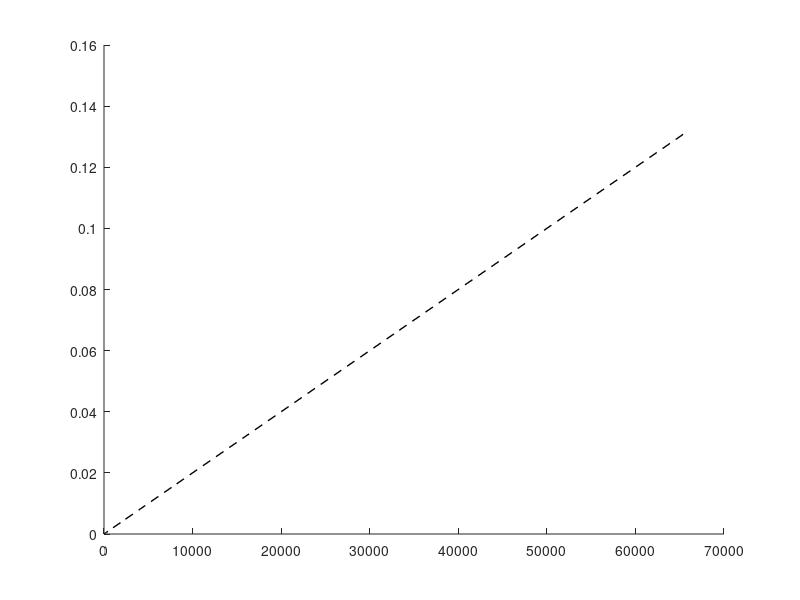

Here is the MATLAB script that generated this plot: (Note: this script raises an error after producing the figure.)
for pass = 3
  switch pass
  case 1
    tit = 'Log-log plot of \nabla (llt) runtime';
    meths = {'eigen','tinyad','tinyremo'};
    D = [2 6.64949e-06 2.69413e-07 1.8096e-06
    4 1.92308e-05 1.76907e-06 5.24044e-06
    8 7.81894e-05 2.8162e-05 2.04587e-05
    16 0.000185301 0.000427279 9.161e-05
    32 0.000949619 0.00984386 0.00058212
    64 0.00592546 0.337963 0.00258134];
  case 2
    tit = 'Log-log plot of \nabla^2 (llt) runtime';
    meths = {'tinyad','tinyremo'};
    D = [2 1.09673e-07 5.21898e-06
    4 1.76907e-06 2.44403e-05
    8 2.75302e-05 0.000179689
    16 0.000432031 0.00114989
    32 0.00994142 0.0121569
    64 0.347589 0.109768];
  case 3
    tit = 'Log-log plot of \nabla^2 (springs) runtime';
    meths = {'tinyad','eigen','tinyremo'};
    D = [4 4.57048e-06 1.77193e-05 0.00017632
     8 5.91993e-06 5.98598e-05 0.000225291
     16 6.001e-06 0.000133729 0.000306492
     32 8.56161e-06 0.000393698 0.000570621
     64 1.57714e-05 0.00155614 0.00118462
     128 3.05605e-05 0.00617806 0.00246472
     256 6.69575e-05 0.0249318 0.00507625
     512 0.00014017 0.100505 0.0104832
     1024 0.000281135 0.405149 0.0211788
     2048 0.000579278 1.64009 0.0423253
     4096 0.00120139 7.36242 0.084345
     8192 0.00246441 30.0752 0.169259
     16384 0.00528395 nan 0.340507
     32768 0.0102345 nan 0.680715
     65536 0.019537 nan 1.3697];
  end
  clf;
  hold on;

  switch pass
  case 1
    Y = 1e-6*D(:,1).^2;
    plot(D(:,1),Y,'--k','LineWidth',1);
    txt([D(end,1) Y(end)],' N^2','FontSize',20);
  case 2
    Y = 2e-7*D(:,1).^3;
    plot(D(:,1),Y,'--k','LineWidth',1,'Color',         0.6*[1.0 0.3 0.2]);
    txt([D(end,1) Y(end)],' N^3','FontSize',20,'Color',0.6*[1.0 0.3 0.2]);

    Y = 7e-10*D(2:end,1).^5;
    plot(D(2:end,1),Y,'--k','LineWidth',1,'Color',     0.6*[0.2 0.3 1.0]);
    txt([D(end,1) Y(end)],' N^5','FontSize',20,'Color',0.6*[0.2 0.3 1.0]);
  case 3
    Y = 2e-6*D(:,1).^1;
    plot(D(:,1),Y,'--k','LineWidth',1,'Color',         0.0*[1.0 0.3 0.2]);
    txt([D(end,1) Y(end)],' N^1','FontSize',20,'Color',0.0*[1.0 0.3 0.2]);

    k = find(isnan(D(:,3)),1);
    Y = 3e-7*D(2:k,1).^2;
    plot(    D(2:k,1),Y,'--k','LineWidth',1,'Color',     0.6*[0.2 0.7 0.3]);
    txt([D(k,1) Y(end)],' N^2','FontSize',20,'Color',0.6*[0.2 0.7 0.3]);
  end

  filt_meths = meths;
  ps = [];
  for mi = numel(meths):-1:1
    switch meths{mi}
    case 'eigen'
      color = [0.2 0.7 0.3];
    case 'tinyremo'
      color = [1.0 0.3 0.2];
    case 'tinyad'
      color = [0.2 0.3 1.0];
      if pass == 1
        filt_meths{mi} = 'tinyad, also computes \nabla^2';
      end
    end
    ps(end+1) = plot(D(:,1),D(:,mi+1),'LineWidth',3,'Color',color);
  end



  hold on;
  set(gca,'YScale','log','XScale','log','FontSize',30,'Color',0.95*[1 1 1]);
  set(gcf,'Color','w');
  legend(ps,flip(filt_meths),'Location','NorthWest','FontSize',30,'Color','w');
  title(tit);
  axis equal;
  xlabel('N');
  ylabel('seconds');

  switch pass
  case 1
    figpng('gradient-llt.png');
  case 2
    figpng('hessian-llt.png');
    case 3
      %axis([1   1.6189e+05   4.5705e-06        5e+4]);
      figpng('hessian-springs.png');
  end
end
